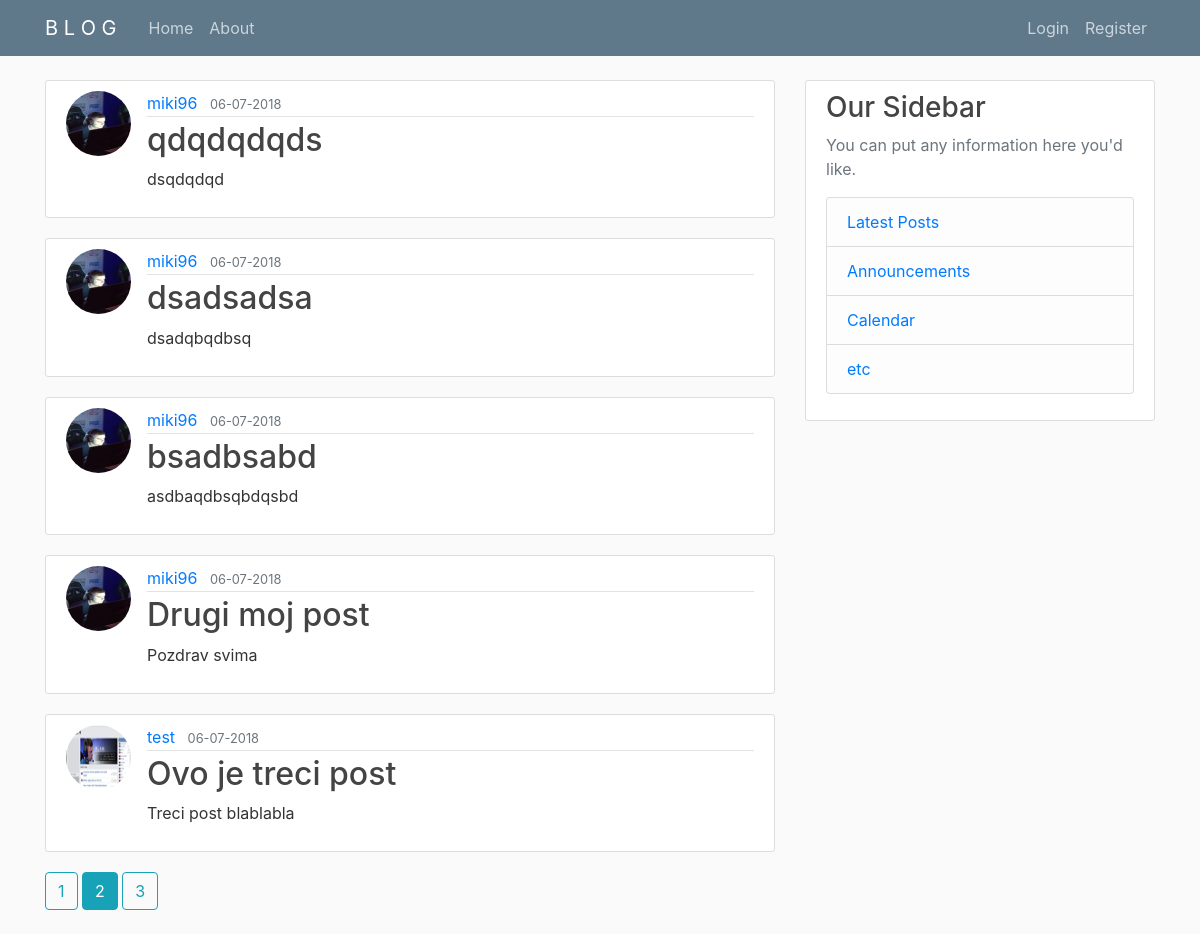
The page /home?page=2 on the database its author committed.
### flaskblog/models.py (models this page shows, shortened)
class Post(db.Model):
    id = db.Column(db.Integer, primary_key=True)
    title = db.Column(db.String(100), nullable=False)
    date_posted = db.Column(db.DateTime, nullable=False, default=datetime.utcnow)
    content = db.Column(db.Text, nullable=False)
    user_id = db.Column(db.Integer, db.ForeignKey('user.id'),nullable=False)

class User(db.Model, UserMixin):
    id = db.Column(db.Integer, primary_key=True)
    username = db.Column(db.String(20), unique=True, nullable=False)
    email = db.Column(db.String(120), unique=True, nullable=False)
    image_file = db.Column(db.String(20), nullable=False, default='default.jpg')
    password = db.Column(db.String(60),nullable=False)
    posts = db.relationship('Post', backref='author', lazy=True)

### flaskblog/main/routes.py (the view)
@main.route("/")
@main.route("/home")
def home():
    page = request.args.get('page',1,type=int)#type int will raise ValueError if sb enters not int
    posts = Post.query.order_by(Post.date_posted.desc()).paginate(page=page,per_page=5) #proveru u browseru vrsimo unosom npr: localhost:5000/?page=3
    return render_template('home.html',posts=posts,title='Home')

### flaskblog/templates/home.html
{% extends "layout.html" %} {% block content %}
{% for post in posts.items %}
<article class="media content-section">
  <img src="{{ url_for('static',filename='profile_pics/' + post.author.image_file) }}" class="rounded-circle article-img">
  <div class="media-body">
    <div class="article-metadata">
      <a class="mr-2" href="{{url_for('users.user_page',username=post.author.username)}}">{{ post.author.username }}</a>
      <small class="text-muted">{{ post.date_posted.strftime('%d-%m-%Y') }}</small>
    </div>
    <h2>
      <a class="article-title" href="{{ url_for('posts.post',post_id=post.id) }}">{{ post.title }}</a>
    </h2>
    <p class="article-content">{{ post.content }}</p>
  </div>
</article>
{% endfor %}
  {% for page_num in posts.iter_pages(left_edge=1,right_edge=1,left_current=1,right_current=1) %}
    {% if page_num %}
      {% if posts.page == page_num %}
        <a class="btn btn-info mb-4" href="{{url_for('main.home',page=page_num)}}">{{ page_num }}</a>
      {% else %}
        <a class="btn btn-outline-info mb-4" href="{{url_for('main.home',page=page_num)}}">{{ page_num }}</a>
      {% endif %}
    {% else %}
      <span class="text-info">. . .</span>
    {% endif %}
  {% endfor %}
{% endblock content %}

### flaskblog/static/main.css (style rules this page uses)
body { background: #fafafa; color: #333333; margin-top: 5rem; }
h1, h2, h3, h4, h5, h6 { color: #444444; }
.content-section { background: #ffffff; padding: 10px 20px; border: 1px solid #dddddd; border-radius: 3px; margin-bottom: 20px; }
.article-title { color: #444444; }
.article-content { white-space: pre-line; }
.article-img { height: 65px; width: 65px; margin-right: 16px; }
.article-metadata { padding-bottom: 1px; margin-bottom: 4px; border-bottom: 1px solid #e3e3e3 }

### rows shown on the page
Post: image_file (picture), author.username "miki96", date_posted "06-07-2018", title "qdqdqdqds", content "dsqdqdqd"
Post: image_file (picture), author.username "miki96", date_posted "06-07-2018", title "dsadsadsa", content "dsadqbqdbsq"
Post: image_file (picture), author.username "miki96", date_posted "06-07-2018", title "bsadbsabd", content "asdbaqdbsqbdqsbd"
Post: image_file (picture), author.username "miki96", date_posted "06-07-2018", title "Drugi moj post", content "Pozdrav svima"
Post: image_file (picture), author.username "test", date_posted "06-07-2018", title "Ovo je treci post", content "Treci post blablabla"

### other values the page prints
{{ page_num }} "1" "3"
{{ page_num }} "2"
